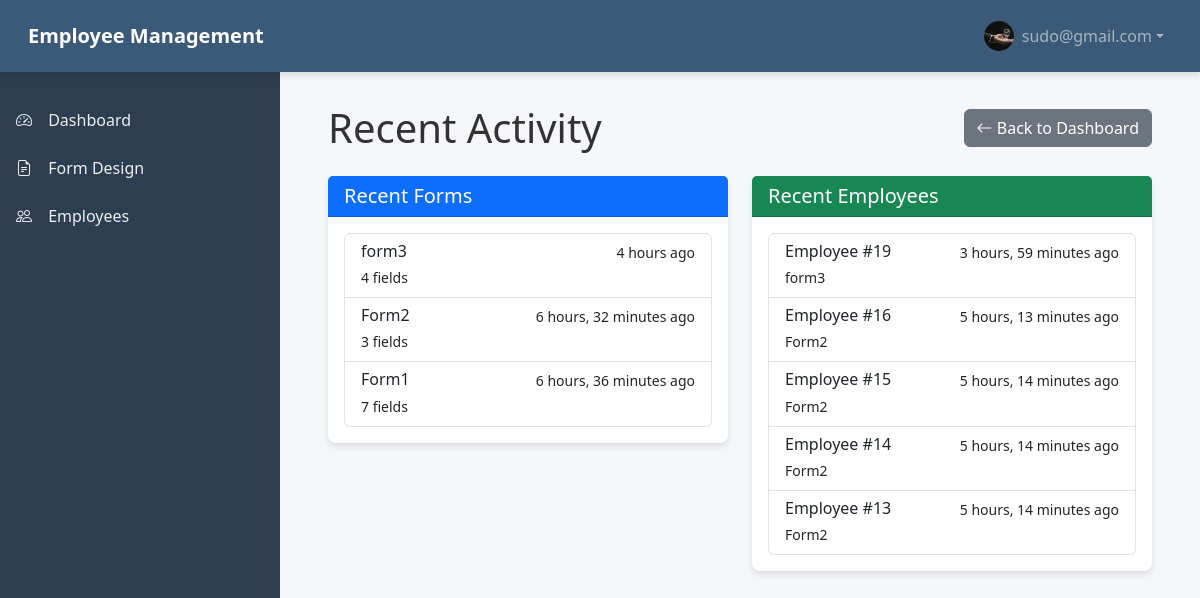
Screenshot of /recent-activity/ (signed in) with the database file from the repository.
### employees/models.py (models this page shows, shortened)
class CustomUser(AbstractUser):
    email = models.EmailField(_('email address'), unique=True)
    profile_picture = models.ImageField(upload_to='profile_pics/', null=True, blank=True)
    USERNAME_FIELD = 'email'
    REQUIRED_FIELDS = ['username']

class FormTemplate(models.Model):
    INPUT_TYPES = (
        ('text', 'Text'),
        ('number', 'Number'),
        ('date', 'Date'),
        ('email', 'Email'),
        ('password', 'Password'),
        ('select', 'Select'),
        ('checkbox', 'Checkbox'),
        ('radio', 'Radio'),
    )
    name = models.CharField(max_length=100)
    created_by = models.ForeignKey(CustomUser, on_delete=models.CASCADE)
    created_at = models.DateTimeField(auto_now_add=True)
    updated_at = models.DateTimeField(auto_now=True)

class Employee(models.Model):
    form_template = models.ForeignKey(FormTemplate, on_delete=models.CASCADE)
    created_by = models.ForeignKey(CustomUser, on_delete=models.CASCADE)
    created_at = models.DateTimeField(auto_now_add=True)
    updated_at = models.DateTimeField(auto_now=True)

### employees/views.py (the view)
# urls.py: path('recent-activity/', recent_activity_view, name='recent_activity'),
@login_required
def recent_activity_view(request):
    recent_forms = FormTemplate.objects.filter(
        created_by=request.user
    ).order_by('-created_at')[:5]
    recent_employees = Employee.objects.filter(
        created_by=request.user
    ).order_by('-created_at')[:5]
    return render(request, 'employees/recent_activity.html', {
        'recent_forms': recent_forms,
        'recent_employees': recent_employees
    })

### employees/templates/employees/recent_activity.html
{% extends "base.html" %}
{% block content %}
<div class="container-fluid px-4" style="margin-top: 80px;">
    <div class="d-flex justify-content-between align-items-center mb-4">
        <h1 class="mb-0">Recent Activity</h1>
        <a href="{% url 'dashboard' %}" class="btn btn-secondary">
            <i class="bi bi-arrow-left"></i> Back to Dashboard
        </a>
    </div>
    <div class="row">
        <div class="col-md-6">
            <div class="card mb-4">
                <div class="card-header bg-primary text-white">
                    <h5 class="mb-0">Recent Forms</h5>
                </div>
                <div class="card-body">
                    {% if recent_forms %}
                    <div class="list-group">
                        {% for form in recent_forms %}
                        <a href="{% url 'form_design_edit' form.id %}" class="list-group-item list-group-item-action">
                            <div class="d-flex w-100 justify-content-between">
                                <h6 class="mb-1">{{ form.name }}</h6>
                                <small>{{ form.created_at|timesince }} ago</small>
                            </div>
                            <small>{{ form.fields.count }} fields</small>
                        </a>
                        {% endfor %}
                    </div>
                    {% else %}
                    <div class="text-center py-4">
                        <i class="bi bi-file-earmark-text" style="font-size: 2rem; color: #6c757d;"></i>
                        <p class="mt-2">No recent form activity</p>
                    </div>
                    {% endif %}
                </div>
            </div>
        </div>
        <div class="col-md-6">
            <div class="card mb-4">
                <div class="card-header bg-success text-white">
                    <h5 class="mb-0">Recent Employees</h5>
                </div>
                <div class="card-body">
                    {% if recent_employees %}
                    <div class="list-group">
                        {% for employee in recent_employees %}
                        <a href="{% url 'employee_detail' employee.id %}" class="list-group-item list-group-item-action">
                            <div class="d-flex w-100 justify-content-between">
                                <h6 class="mb-1">Employee #{{ employee.id }}</h6>
                                <small>{{ employee.created_at|timesince }} ago</small>
                            </div>
                            <small>{{ employee.form_template.name }}</small>
                        </a>
                        {% endfor %}
                    </div>
                    {% else %}
                    <div class="text-center py-4">
                        <i class="bi bi-people" style="font-size: 2rem; color: #6c757d;"></i>
                        <p class="mt-2">No recent employee activity</p>
                    </div>
                    {% endif %}
                </div>
            </div>
        </div>
    </div>
</div>
{% endblock %}

### templates/base.html (shortened to what this page needs)
<!DOCTYPE html>
<html lang="en">
<head>
    <link href="https://cdn.jsdelivr.net/npm/bootstrap@5.3.0/dist/css/bootstrap.min.css" rel="stylesheet">
    <link rel="stylesheet" href="https://cdn.jsdelivr.net/npm/bootstrap-icons@1.10.0/font/bootstrap-icons.css">
</head>
<body>
    <nav class="navbar navbar-expand-lg navbar-dark fixed-top">
        <div class="container-fluid">
            <a class="navbar-brand fw-bold" href="{% url 'dashboard' %}">
                Employee Management
            </a>
            <div class="collapse navbar-collapse" id="navbarNav">
                <ul class="navbar-nav ms-auto">
                    <li class="nav-item dropdown">
                        <a class="nav-link dropdown-toggle d-flex align-items-center" href="#" id="navbarDropdown" role="button" data-bs-toggle="dropdown">
                            {% if request.user.profile_picture %}
                                <img src="{{ request.user.profile_picture.url }}" class="rounded-circle me-2" width="30" height="30" style="object-fit: cover;">
                            {% else %}
                                <div class="rounded-circle bg-secondary me-2 d-flex align-items-center justify-content-center" style="width: 30px; height: 30px;">
                                    <i class="bi bi-person text-white" style="font-size: 0.8rem;"></i>
                                </div>
                            {% endif %}
                            <span>{{ request.user.username }}</span>
                        </a>
                    </li>
                </ul>
            </div>
        </div>
    </nav>
    <div class="sidebar" id="sidebar">
        <div class="sidebar-header px-3 py-4">
            <h5 class="mb-0 fw-bold text-center">Menu</h5>
        </div>
        <div class="list-group list-group-flush mt-2">
            <a href="{% url 'dashboard' %}" class="list-group-item list-group-item-action {% if request.path == '/' %}active{% endif %}">
                <i class="bi bi-speedometer2"></i> Dashboard
            </a>
            <a href="{% url 'form_design' %}" class="list-group-item list-group-item-action {% if 'forms' in request.path %}active{% endif %}">
                <i class="bi bi-file-earmark-text"></i> Form Design
            </a>
            <a href="{% url 'employee_list' %}" class="list-group-item list-group-item-action {% if 'employee' in request.path %}active{% endif %}">
                <i class="bi bi-people"></i> Employees
            </a>
        </div>
    </div>
    <div class="main-content" id="mainContent">
        {% block content %}{% endblock %}
    </div>
</body>
</html>

### templates/base.html (style rules this page uses)
:root { --sidebar-width: 280px; --sidebar-bg: #2c3e50; --sidebar-color: #ecf0f1; --sidebar-active-bg: #34495e; --navbar-bg: #3a5a78; --card-shadow: 0 4px 6px rgba(0, 0, 0, 0.1); }
body { font-family: 'Segoe UI', Tahoma, Geneva, Verdana, sans-serif; background-color: #f5f7fa; color: #333; }
.navbar { background-color: var(--navbar-bg); box-shadow: var(--card-shadow); padding: 0.8rem 1rem; }
.sidebar { height: 100vh; position: fixed; left: 0; width: var(--sidebar-width); background-color: var(--sidebar-bg); color: var(--sidebar-color); padding-top: 1rem; transition: all 0.3s; z-index: 1000; }
.sidebar .list-group-item { background-color: transparent; color: var(--sidebar-color); border: none; border-radius: 0.25rem; padding: 0.75rem 1rem; transition: all 0.2s; }
.sidebar .list-group-item i { margin-right: 0.75rem; width: 1.25rem; text-align: center; }
.main-content { margin-left: var(--sidebar-width); padding: 1.5rem; min-height: calc(100vh - 56px); transition: all 0.3s; }
.card { border: none; border-radius: 0.5rem; box-shadow: var(--card-shadow); transition: transform 0.2s; }

### rows the page displays
CustomUser: user.profile_picture (picture), user.username "sudo@gmail.com"
FormTemplate: name "form3", created_at "4 hours", fields.count "4"
FormTemplate: name "Form2", created_at "6 hours, 32 minutes", fields.count "3"
FormTemplate: name "Form1", created_at "6 hours, 36 minutes", fields.count "7"
Employee: id "19", created_at "3 hours, 59 minutes", form_template.name "form3"
Employee: id "16", created_at "5 hours, 13 minutes", form_template.name "Form2"
Employee: id "15", created_at "5 hours, 14 minutes", form_template.name "Form2"
Employee: id "14", created_at "5 hours, 14 minutes", form_template.name "Form2"
Employee: id "13", created_at "5 hours, 14 minutes", form_template.name "Form2"
